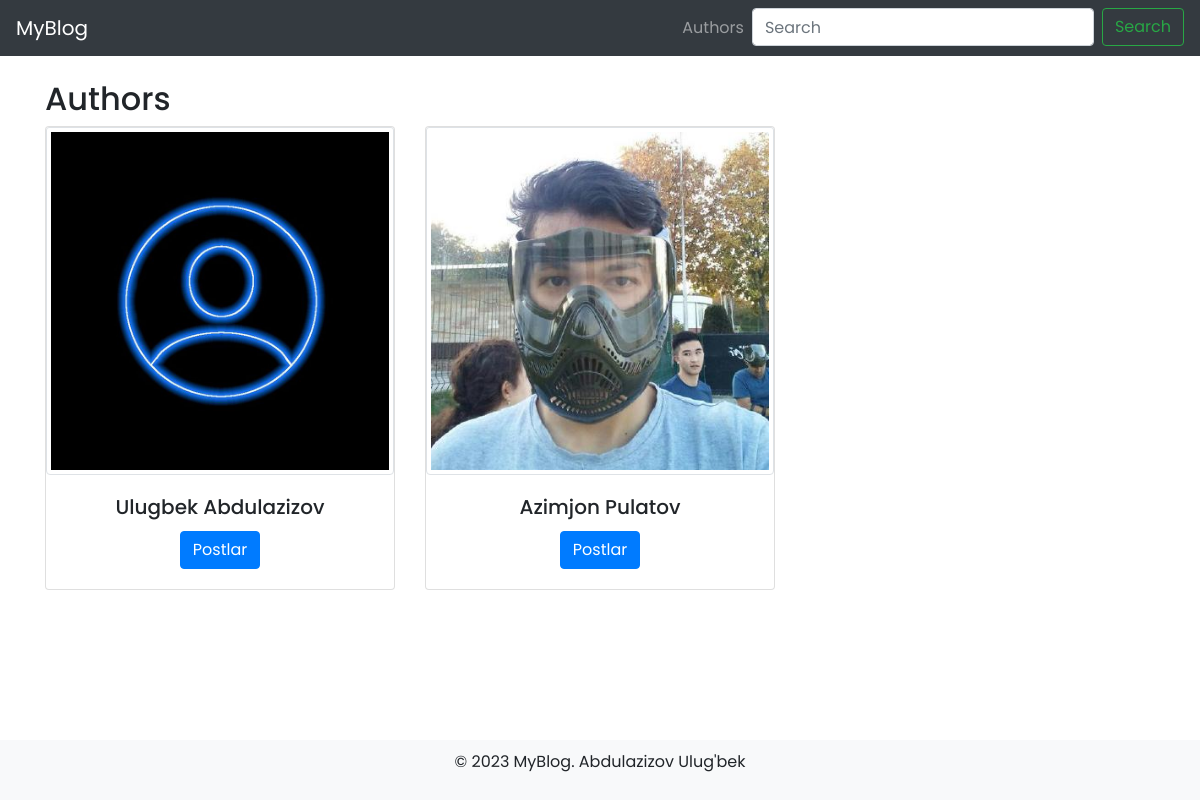
Screenshot of /authors/ with the database file from the repository.
### main/models.py (models this page shows, shortened)
class Author(models.Model):
    name = models.CharField(max_length=35)
    last_name = models.CharField(max_length=50)
    image = models.ImageField(upload_to='author_images/')
    class Meta:
        verbose_name_plural = 'authors'

### main/views.py (the view)
# urls.py: path('authors/', authors, name='authors'),
def authors(request):
    authors = Author.objects.all()
    return render(request, 'authors.html', {'authors': authors})

### templates/authors.html (shortened to what this page needs)
{% extends "base.html" %}
{% block content %}
<div class="container mt-6" style="margin-top:80px" >
    <h2>Authors</h2>
    <div class="row">
      {% for author in authors %}
      <div class="col-md-4 mb-4 d-flex" id="customContainer">
          <div class="card">
            <img src="{{ author.image.url }}" class="card-img-top img-thumbnail" alt="{{ author.name }}">
            <div class="card-body text-center">
              <h5 class="card-title">{{ author.name }} {{ author.last_name }}</h5>
              <a href="{% url 'author_posts' author.id %}" class="btn btn-primary">Postlar</a>
            </div>
          </div>
        </div>
        {% empty %}
        <h2 class="text-center text-muted">
            Mualliflar mavjud emas
        </h2>
      {% endfor %}
    </div>
  </div>
{% endblock content %}

### templates/base.html (style rules this page uses)
body { padding-bottom: 60px; font-family: 'Poppins', sans-serif; }

### rows the page displays
Author: image (picture), name "Ulugbek", last_name "Abdulazizov"
Author: image (picture), name "Azimjon", last_name "Pulatov"
